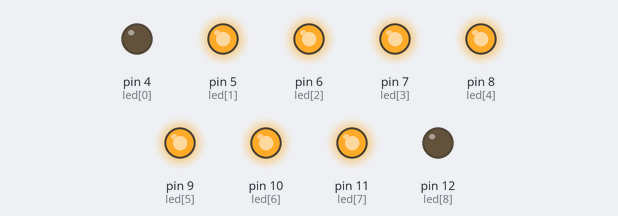
Bench run of a sketch on a simulated Arduino Uno, built with avr-gcc and run on an emulated ATmega328P. Parts: output pins drawn as LEDs (lit = HIGH).

Above: at 0.05 s.
At 4.95 s:
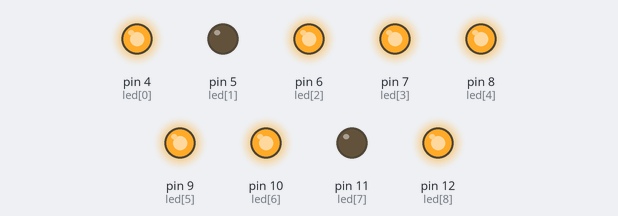
At 9.95 s:
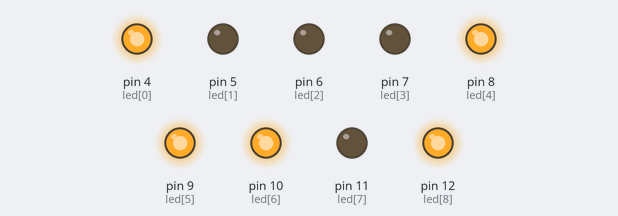
At 19.95 s:
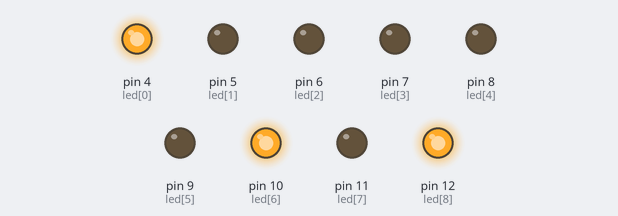
At 29.85 s:
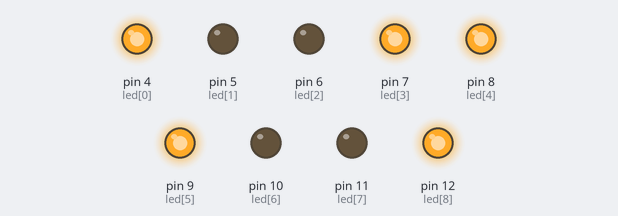
At 39.85 s:
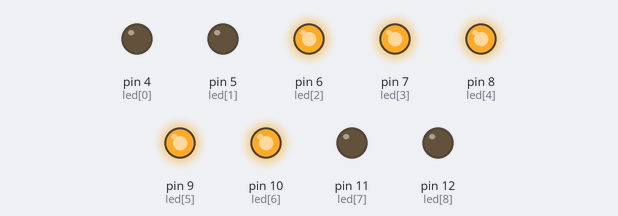
Timing chart, 0 to 40.0 s (numbered marks = the images above):
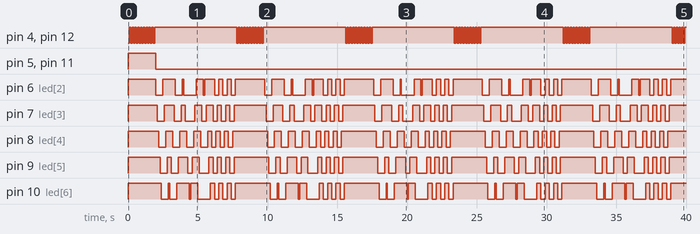

The sketch:

smile.ino
```cpp
int led[9] = {4,5,6,7,8,9,10,11,12};

void setup() {
  for(int i=0;i<9;i++) {
    pinMode(led[i], OUTPUT);
    digitalWrite(led[i], HIGH);
  }
}

void loop() {
  for(int i=0;i<10;i++) {
    digitalWrite(led[0],LOW);
    digitalWrite(led[8],LOW);
    delay(100);
    digitalWrite(led[0],HIGH);
    digitalWrite(led[8],HIGH);
    delay(100);
  }
  digitalWrite(led[1],LOW);
  digitalWrite(led[7],LOW);
    for(int i=2;i<7;i++) {
      digitalWrite(led[i],LOW);
      delay(100);
    }
    for(int i=2;i<7;i++) {
      digitalWrite(led[i],HIGH);
      delay(100);
    }
    for(int i=6;i>1;i--) {
      digitalWrite(led[i],LOW);
      delay(100);
    }
    for(int i=6;i>1;i--) {
      digitalWrite(led[i],HIGH);
      delay(100);
    }
    for(int i=2;i<7;i++) {
      digitalWrite(led[i],LOW);
      delay(100);
    }
    for(int i=6;i>1;i--) {
      digitalWrite(led[i],HIGH);
      delay(100);
    }
    for(int i=6;i>1;i--) {
      digitalWrite(led[i],LOW);
      delay(100);
    }
    for(int i=2;i<7;i++) {
      digitalWrite(led[i],HIGH);
      delay(100);
    }
  for(int j=0;j<3;j++) {
    for(int i=0;i<3;i++) {
      digitalWrite(led[4+i],LOW);
      digitalWrite(led[4-i],LOW);
      delay(100);
    }
    for(int i=0;i<3;i++) {
      digitalWrite(led[4+i],HIGH);
      digitalWrite(led[4-i],HIGH);
      delay(100);
    }
  }
}
```

Measured:
- by itself, pin 4 (led[0]), pin 12 (led[8]): repeats every 7.8 s: 8 × (LOW 0.10 s, HIGH 0.10 s), LOW 0.10 s, HIGH 5.9 s, LOW 0.10 s, HIGH 0.10 s
- by itself, pin 5 (led[1]), pin 11 (led[7]): HIGH → LOW at 2.0 s
- by itself, pin 8 (led[4]): repeats every 7.8 s: 3 × (HIGH 0.50 s, LOW 0.50 s), 3 × (HIGH 0.30 s, LOW 0.30 s), HIGH 2.5 s, LOW 0.50 s
- by itself, pin 9 (led[5]): repeats every 7.8 s: HIGH 0.30 s, LOW 0.50 s, HIGH 0.70 s, LOW 0.30 s, HIGH 0.50 s, LOW 0.70 s, 3 × (HIGH 0.30 s, LOW 0.30 s), HIGH 2.5 s, LOW 0.50 s
- by itself, pin 10 (led[6]): repeats every 7.8 s: HIGH 0.10 s, LOW 0.50 s, HIGH 0.90 s, LOW 0.10 s, HIGH 0.50 s, LOW 0.90 s, 3 × (HIGH 0.30 s, LOW 0.30 s), HIGH 2.5 s, LOW 0.50 s
